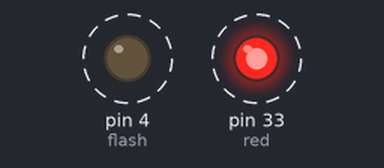
Bench run of a program on a simulated MicroPython board. Shown: output pins drawn as LEDs (lit = HIGH). Dashed ring = blinking.

Above: at 0.05 s.
Timing chart, 0 to 3.0 s (numbered marks = the images above):
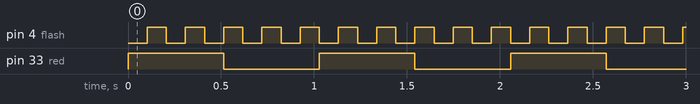

The program:

d9_sleep_timer_ext.py
```python
from machine import Pin
import time

flash = Pin (4, Pin.OUT, value = 0)
red = Pin (33, Pin.OUT, value = 1)


time_cnt = 0
ms_flag = False


def timer_100m():
    flash.value(flash.value() ^ 1)

def timer_500m():
    red.value(red.value() ^ 1)

while True :
    time.sleep_ms(1)

    time_cnt += 1

    if time_cnt % 100 == 0:
        timer_100m()

    if time_cnt % 500 == 0:
        timer_500m()

    
```

Measured:
- by itself, pin 4 (flash): alternates HIGH for 0.10 s and LOW for 0.10 s
- by itself, pin 33 (red): alternates HIGH for 0.51 s and LOW for 0.51 s
